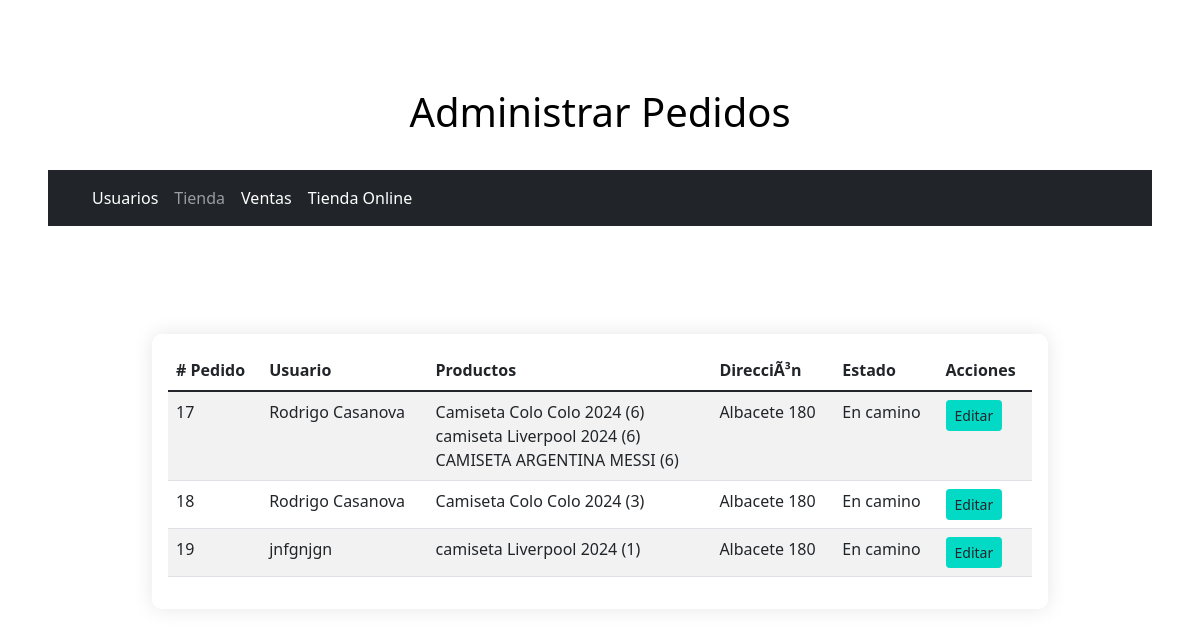
Page /adPedidos/ (signed in) on the committed database.
### aplicacion/models.py (models this page shows, shortened)
class OrdenCompra(models.Model):
    usuario = models.ForeignKey(User, on_delete=models.SET_NULL, null=True)
    nombre_usuario = models.CharField(max_length=150, null=True, blank=True)
    email = models.EmailField()
    telefono = models.CharField(max_length=20)
    region = models.CharField(max_length=100)
    ciudad = models.CharField(max_length=100)
    direccion = models.TextField()
    fecha_creacion = models.DateTimeField(default=timezone.now)

class DetalleOrdenCompra(models.Model):
    orden_compra = models.ForeignKey(OrdenCompra, related_name='detalles', on_delete=models.CASCADE)
    producto = models.ForeignKey(Camiseta, on_delete=models.CASCADE)
    cantidad = models.PositiveIntegerField()
    precio_unitario = models.DecimalField(max_digits=10, decimal_places=2)

class Camiseta(models.Model):
    id = models.IntegerField(primary_key=True, null=False)
    nombre = models.CharField(max_length=100)
    imagen = models.ImageField(upload_to='adTienda')
    precio = models.DecimalField(max_digits=8, decimal_places=0)
    tallas = models.CharField(max_length=100)

### aplicacion/views.py (the view)
# urls.py: path('adPedidos/',adPedidos,name='adPedidos'),
@login_required
@permission_required('aplicacion.add_permission')
def adPedidos(request):
    pedidos = OrdenCompra.objects.all()
    return render(request, 'aplicacion/adPedidos.html', {'pedidos': pedidos})

### aplicacion/templates/aplicacion/adPedidos.html (shortened to what this page needs)
{% load static %}
<!DOCTYPE html>
<html lang="en">
<head>
    <link href="https://cdnjs.cloudflare.com/ajax/libs/bootstrap/5.1.3/css/bootstrap.min.css" rel="stylesheet">
    <link rel="stylesheet" href="{% static 'aplicacion/css/adPedido.css' %}">
</head>
<body>
    <div class="container mt-5">
        <h1 class="mb-4">Administrar Pedidos</h1>
        <div class="row">
            <nav class="navbar navbar-expand-sm bg-dark navbar-dark">
                <div class="container-fluid">
                    <ul class="navbar-nav">
                        <li class="nav-item">
                            <a class="nav-link active" href="{% url 'adUsuarios' %}">Usuarios</a>
                        </li>
                        <li class="nav-item">
                            <a class="nav-link" href="{% url 'adTienda' %}">Tienda</a>
                        </li>
                        <li class="nav-item">
                            <a class="nav-link active" href="{% url 'adVentas' %}">Ventas</a>
                        </li>
                        <li class="nav-item">
                            <a class="nav-link active" href="{% url 'TiendaOnline' %}">Tienda Online</a>
                        </li>
                    </ul>
                </div>
            </nav>
        </div>
    </div>
    <div class="container mt-5">
        <div class="row">
            <div class="col-lg-10 mx-auto">
                <div class="card">
                    <div class="card-body">
                        <div class="table-responsive">
                            <table class="table table-striped">
                                <thead>
                                    <tr>
                                        <th># Pedido</th>
                                        <th>Usuario</th>
                                        <th>Productos</th>
                                        <th>DirecciÃ³n</th>
                                        <th>Estado</th>
                                        <th>Acciones</th>
                                    </tr>
                                </thead>
                                <tbody>
                                    {% for pedido in pedidos %}
                                        <tr id="pedido{{ pedido.id }}">
                                            <td>{{ pedido.id }}</td>
                                            <td>{{ pedido.nombre_usuario }}</td>
                                            <td>
                                                {% for detalle in pedido.detalles.all %}
                                                    {{ detalle.producto.nombre }} ({{ detalle.cantidad }})<br>
                                                {% endfor %}
                                            </td>
                                            <td>{{ pedido.direccion }}</td>
                                            <td id="estadoPedido_{{ pedido.id }}">En camino</td>
                                            <td>
                                                <button class="btn btn-sm btn-custom edit-btn" data-bs-toggle="modal" data-bs-target="#editModal" data-id="{{ pedido.id }}" data-estado="{{ pedido.estado }}">Editar</button>
                                            </td>
                                        </tr>
                                    {% endfor %}
                                </tbody>
                            </table>
                        </div>
                    </div>
                </div>
            </div>
        </div>
    </div>
</body>
</html>

### aplicacion/static/aplicacion/css/adPedido.css (style rules this page uses)
body { background-image: url('https://source.unsplash.com/1600x900/?travel'); background-size: cover; color: #212529; font-family: 'Segoe UI', Tahoma, Geneva, Verdana, sans-serif; }
.container { padding: 30px; }
.card { background-color: rgba(255, 255, 255, 0.8); border: none; border-radius: 10px; box-shadow: 0 0 20px rgba(0, 0, 0, 0.1); }
h1 { text-align: center; color: #000000; background-color: rgba(255, 255, 255, 0.5); padding: 10px 20px; border-radius: 10px; }
.btn-custom { background-color: #03DAC6; border-color: #03DAC6; }

### rows in the picture
OrdenCompra: id "17", nombre_usuario "Rodrigo Casanova", direccion "Albacete 180"
DetalleOrdenCompra: producto.nombre "Camiseta Colo Colo 2024", cantidad "6"
DetalleOrdenCompra: producto.nombre "camiseta Liverpool 2024", cantidad "6"
DetalleOrdenCompra: producto.nombre "CAMISETA ARGENTINA MESSI", cantidad "6"
OrdenCompra: id "18", nombre_usuario "Rodrigo Casanova", direccion "Albacete 180"
DetalleOrdenCompra: producto.nombre "Camiseta Colo Colo 2024", cantidad "3"
OrdenCompra: id "19", nombre_usuario "jnfgnjgn", direccion "Albacete 180"
DetalleOrdenCompra: producto.nombre "camiseta Liverpool 2024", cantidad "1"
